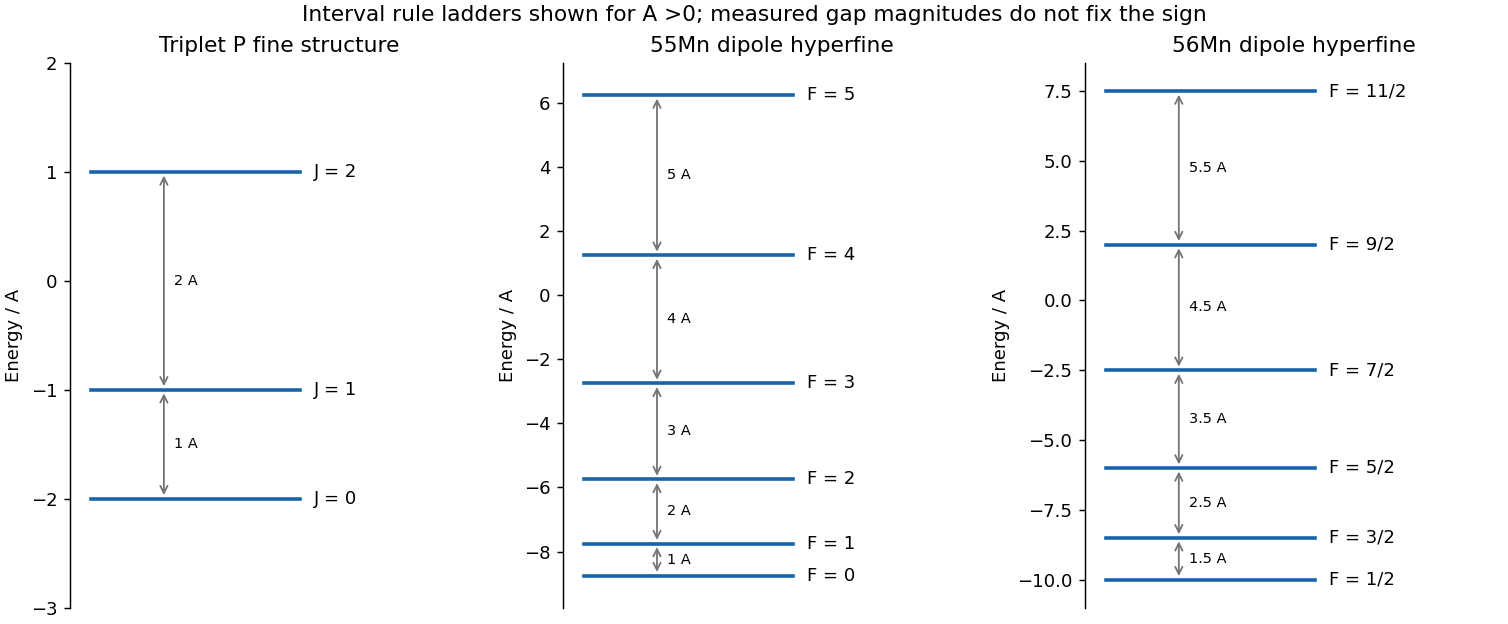

Reproduce this figure in Python.
"""Original theoretical illustration; Python3.14, numpy and matplotlib."""
from pathlib import Path
import numpy as np
import matplotlib
matplotlib.use('Agg')
import matplotlib.pyplot as plt
plt.rcParams.update({'font.size':10,'axes.spines.top':False,'axes.spines.right':False})

fig,axs=plt.subplots(1,3,figsize=(11.6,4.8),constrained_layout=True,facecolor='white')
for ax,first,second,qs,title,label in [(axs[0],1,1,np.arange(3),'Triplet P fine structure','J'),(axs[1],2.5,2.5,np.arange(6),'55Mn dipole hyperfine','F'),(axs[2],3,2.5,np.arange(.5,6),'56Mn dipole hyperfine','F')]:
 E=.5*(qs*(qs+1)-first*(first+1)-second*(second+1))
 for q,y in zip(qs,E):
  ax.plot([0,1],[y,y],color='#1864ab',lw=2);qtext=f'{q:g}' if q==int(q) else f'{int(2*q)}/2';ax.text(1.07,y,f'{label} = {qtext}',va='center',fontsize=10)
 for i in range(len(qs)-1):
  ax.annotate('',xy=(.35,E[i+1]),xytext=(.35,E[i]),arrowprops={'arrowstyle':'<->','color':'.45'});ax.text(.4,(E[i+1]+E[i])/2,f'{qs[i+1]:g} A',fontsize=8,va='center')
 ax.set(xlim=(-.1,1.9),ylim=(E.min()-1,E.max()+1));ax.set_title(title);ax.set_ylabel('Energy / A');ax.set_xticks([]);ax.spines['bottom'].set_visible(False)
fig.suptitle('Interval rule ladders shown for A >0; measured gap magnitudes do not fix the sign',fontsize=12)

fig.savefig(Path.cwd()/Path(__file__).with_suffix('.png').name,dpi=130,facecolor='white',transparent=False)
plt.close(fig)
